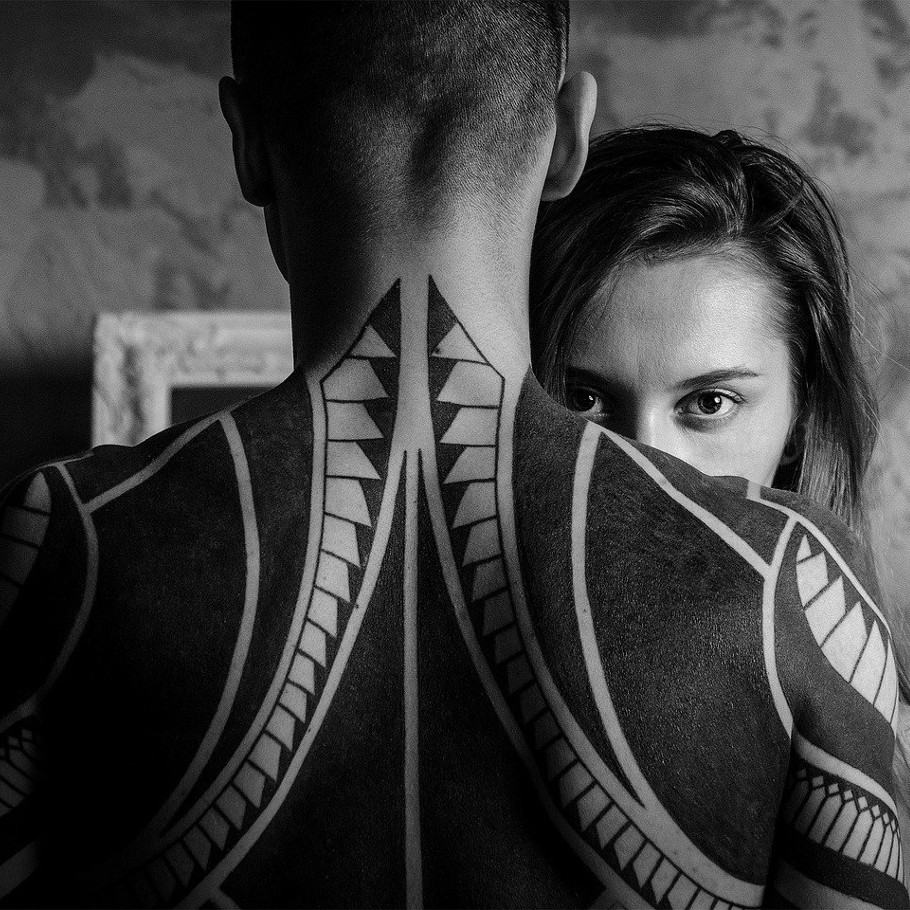
//> input picture day_6/cpp/erosion_dilation/data/couple.jpg, 910 x 910 px
$ ./erosion_dilation ../data/couple.jpg   (built with g++ and OpenCV 4)
//> lines starting //> are read from the running program, lines starting //| are printed output that depends on the picture
/**
 * @file erosion_and_dilation.cpp
 * @brief Illustrates Morphological Operations: Erosion and Dilation in OpenCV
 * @author opencv_daily
 * Contact: opencvdaily@gmail.com
 */


#include "opencv2/imgproc.hpp"
#include "opencv2/highgui.hpp"
#include <iostream>

using namespace cv;
using namespace std;

Mat src, src_gray, edges_img, erosion_dst, dilation_dst;
int erosion_elem = 0;
int erosion_size = 0;
int dilation_elem = 0;
int dilation_size = 0;
int const max_elem = 2;
int const max_kernel_size = 21;

void Erosion( int, void* );
void Dilation( int, void* );


int main( int argc, char** argv )
{
  CommandLineParser parser( argc, argv, "{@input | LinuxLogo.jpg | input image}" );
  src = imread(  parser.get<String>( "@input" ), IMREAD_COLOR );
//> src is the input picture: 910 rows x 910 cols, CV_8UC3; min 0, max 255, mean 61.6
  if( src.empty() )
  {
    cout << "Could not open or find the image!\n" << endl;
    cout << "Usage: " << argv[0] << " <Input image>" << endl;
    return -1;
  }

  int erosion_type = MORPH_ELLIPSE;
  erosion_size = 3;

  Mat element = getStructuringElement(erosion_type,
                                      Size(2*erosion_size + 1, 2*erosion_size+1 ),
                                      Point( erosion_size, erosion_size));

  erode(src, erosion_dst, element);
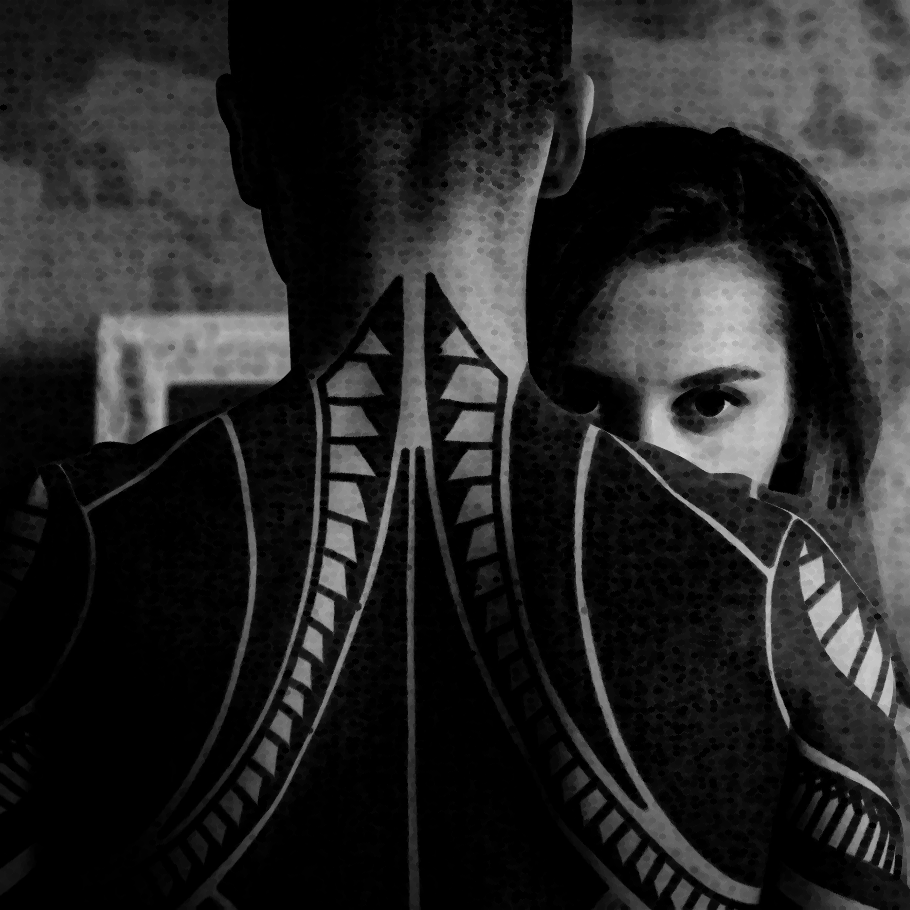
//> erosion_dst: 910 rows x 910 cols, CV_8UC3; min 0, max 211, mean 37.7
  dilate(src, dilation_dst, element);
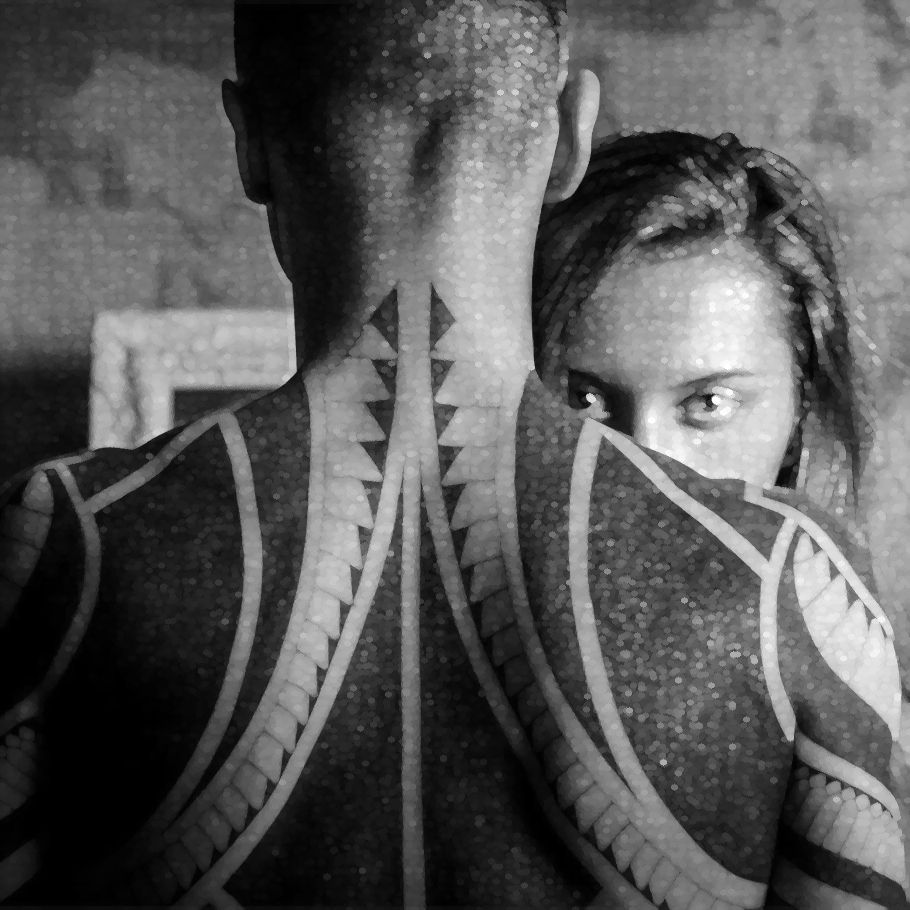
//> dilation_dst: 910 rows x 910 cols, CV_8UC3; min 0, max 255, mean 88
  imshow("Erosion Result", erosion_dst);
  imshow("Dilation Result", dilation_dst);
  waitKey(0);


  /*
  // Convert the image from BGR to Grayscale
  Mat img_gray;
  cvtColor(src, img_gray, cv::COLOR_BGR2GRAY);

  blur(img_gray, edges_img, Size(3,3));
  Canny(edges_img, edges_img, 100, 300, 3);


  namedWindow( "Erosion Demo", WINDOW_AUTOSIZE );
  namedWindow( "Dilation Demo", WINDOW_AUTOSIZE );
  moveWindow( "Dilation Demo", src.cols, 0 );
  createTrackbar( "Element:\n 0: Rect \n 1: Cross \n 2: Ellipse", "Erosion Demo",
          &erosion_elem, max_elem,
          Erosion );
  createTrackbar( "Kernel size:\n 2n +1", "Erosion Demo",
          &erosion_size, max_kernel_size,
          Erosion );
  createTrackbar( "Element:\n 0: Rect \n 1: Cross \n 2: Ellipse", "Dilation Demo",
          &dilation_elem, max_elem,
          Dilation );
  createTrackbar( "Kernel size:\n 2n +1", "Dilation Demo",
          &dilation_size, max_kernel_size,
          Dilation );
  Erosion( 0, 0 );
  Dilation( 0, 0 );
  waitKey(0);
  */
  return 0;
}
void Erosion( int, void* )
{
  int erosion_type = 0;
  if( erosion_elem == 0 ){ erosion_type = MORPH_RECT; }
  else if( erosion_elem == 1 ){ erosion_type = MORPH_CROSS; }
  else if( erosion_elem == 2) { erosion_type = MORPH_ELLIPSE; }
  Mat element = getStructuringElement( erosion_type,
                       Size( 2*erosion_size + 1, 2*erosion_size+1 ),
                       Point( erosion_size, erosion_size ) );
  // erode(edges_img, erosion_dst, element );

  erode(src, erosion_dst, element );
  imshow( "Erosion Demo", erosion_dst );
}
void Dilation( int, void* )
{
  int dilation_type = 0;
  if( dilation_elem == 0 ){ dilation_type = MORPH_RECT; }
  else if( dilation_elem == 1 ){ dilation_type = MORPH_CROSS; }
  else if( dilation_elem == 2) { dilation_type = MORPH_ELLIPSE; }
  Mat element = getStructuringElement( dilation_type,
                       Size( 2*dilation_size + 1, 2*dilation_size+1 ),
                       Point( dilation_size, dilation_size ) );
  // dilate(edges_img, dilation_dst, element );
  dilate(src, dilation_dst, element );
  imshow( "Dilation Demo", dilation_dst );
}
